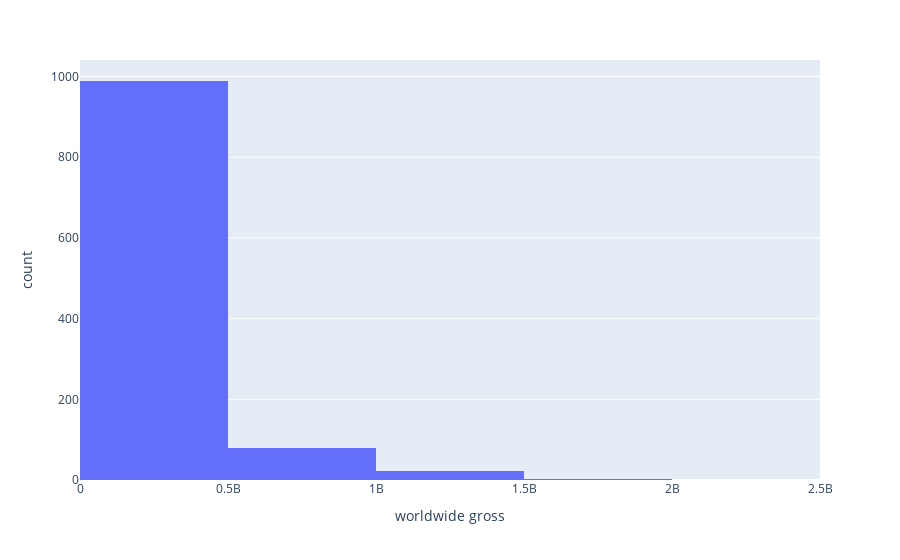

The cell this chart's notebook holds for it:
### Code cell
fig = px.histogram(df_movies, x="worldwide_gross", nbins=10,
                   labels={'worldwide_gross':'worldwide gross'})
fig.show()

### Figure 1 — Plotly figure (JSON) as saved in the notebook; plotly's stock layout.template omitted (floating-point values rounded to 4 significant figures; data arrays with more than 128 entries replaced by an {"elided": "..."} marker saying what was removed)
{"data": [{"alignmentgroup": "True", "bingroup": "x", "hovertemplate": "worldwide gross=%{x}<br>count=%{y}<extra></extra>", "legendgroup": "", "marker": {"color": "#636efa"}, "name": "", "nbinsx": 10, "offsetgroup": "", "orientation": "v", "showlegend": false, "type": "histogram", "x": {"elided": "1094 int values"}, "xaxis": "x", "yaxis": "y"}], "layout": {"barmode": "relative", "legend": {"tracegroupgap": 0}, "margin": {"t": 60}, "xaxis": {"anchor": "y", "domain": [0, 1], "title": {"text": "worldwide gross"}}, "yaxis": {"anchor": "x", "domain": [0, 1], "title": {"text": "count"}}}}
